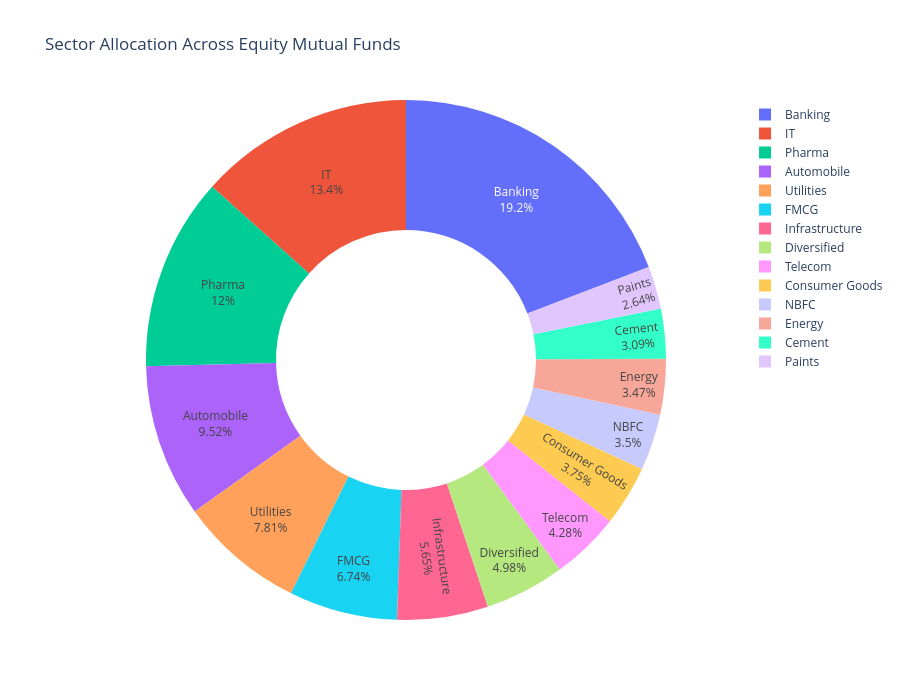

This figure's notebook cell:
### Code cell
# Show Chart
fig.show()

### Figure 1 — Plotly figure (JSON) as saved in the notebook; plotly's stock layout.template omitted (floating-point values rounded to 4 significant figures)
{"data": [{"domain": {"x": [0, 1], "y": [0, 1]}, "hole": 0.5, "hovertemplate": "sector=%{label}<br>weight_pct=%{value}<extra></extra>", "labels": ["Banking", "IT", "Pharma", "Automobile", "Utilities", "FMCG", "Infrastructure", "Diversified", "Telecom", "Consumer Goods", "NBFC", "Energy", "Cement", "Paints"], "legendgroup": "", "name": "", "showlegend": true, "textinfo": "percent+label", "type": "pie", "values": [652.3, 455.5, 407.4, 323.6, 265.5, 229.1, 192.2, 169.2, 145.6, 127.6, 119.1, 117.9, 105.0, 89.86]}], "layout": {"height": 700, "legend": {"tracegroupgap": 0}, "title": {"text": "Sector Allocation Across Equity Mutual Funds"}, "width": 900}}
